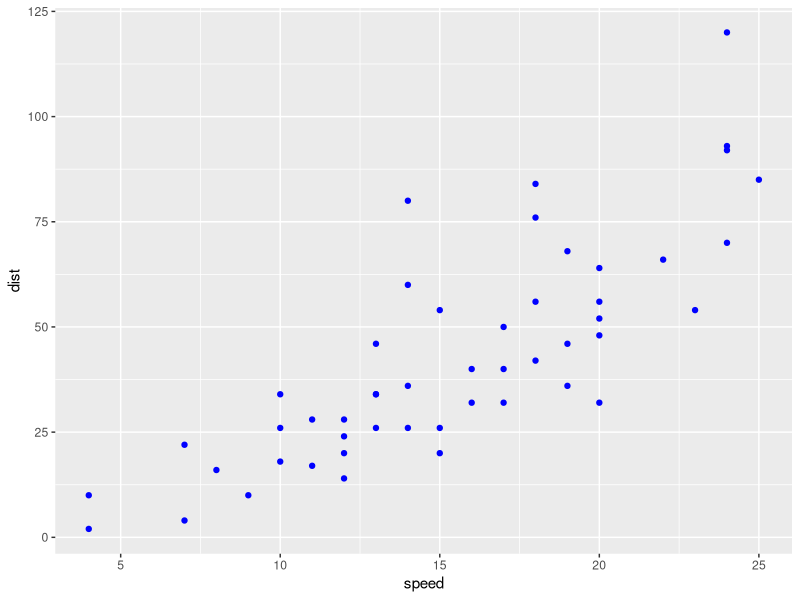
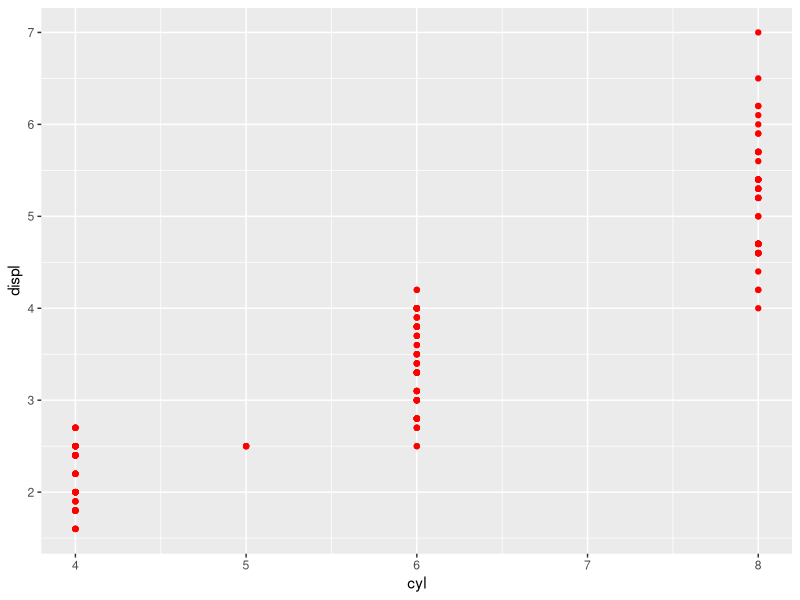
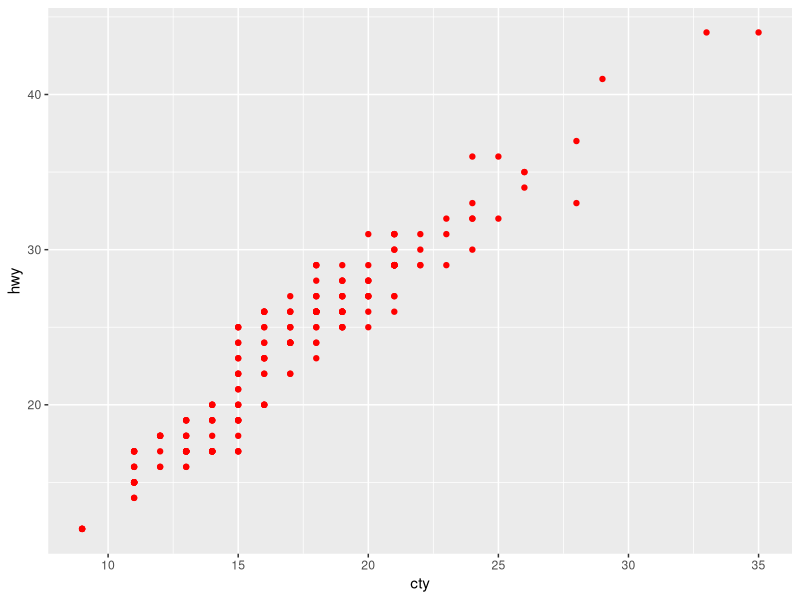

Write R code to recreate these figures, in order.
## ---- chunk 1
library(ggplot2)
library(tidyverse)
## ---- chunk 2
number_from_1_to_1000 <- c(1:1000)
number_from_1_to_1000_divisible_by3 <- sum(c(number_from_1_to_1000%%3==0))
number_from_1_to_1000_notdivisible_by7 <- sum(c(number_from_1_to_1000%%7!=0))
## ---- chunk 3
print(paste("There are",number_from_1_to_1000_divisible_by3, "numbers from 1 to 1000 are divisible by 3"))
print(paste("There are",number_from_1_to_1000_notdivisible_by7, "numbers from 1 to 1000 are not divisible by 7"))
## ---- chunk 4
number_from_1_to_1000_divisible_by3_and7 <- sum(c(number_from_1_to_1000%%3==0 & number_from_1_to_1000%%7==0 ))
number_from_1_to_1000_divisible_by3_but_not7 <- sum(c(number_from_1_to_1000%%3==0 & number_from_1_to_1000%%7!=0))
## ---- chunk 5
print(paste("There are",number_from_1_to_1000_divisible_by3_and7, "numbers from 1 to 1000 are divisible by 3 and 7"))
print(paste("There are",number_from_1_to_1000_divisible_by3_but_not7, "numbers from 1 to 1000 are divisible by 3 but not 7"))
## ---- chunk 6
calculation <- 2 * ((2/1)*(2/3)) * ((4/3)*(4/5)) * ((6/5)*(6/7))
## ---- chunk 7
print(paste("answer equal to",calculation))
## ---- chunk 8
a <- c(2,4,6)
b <- c(1,3,5)
c <- c(3,5,7)
answer = 2 * (prod(a/b,a/c)) 
## ---- chunk 9
print(paste("using vector and prod() will get us", answer))
## ---- chunk 10
a <- c(seq(2,100, by=2))
b <- c(seq(1,99, by=2))
c <- c(seq(3,101, by=2))
answer2 = 2 * (prod(a/b,a/c))

a <- c(seq(2,1000, by=2))
b <- c(seq(1,999, by=2))
c <- c(seq(3,1001, by=2))
answer3 = 2 * (prod(a/b,a/c)) 

a <- c(seq(2,100000, by=2))
b <- c(seq(1,99999, by=2))
c <- c(seq(3,100001, by=2))
answer4 = 2 * (prod(a/b,a/c)) 
## ---- chunk 11
cat(paste("answer up to 101 is", answer2))
cat(paste("answer up to 1001 is", answer3))
cat(paste("answer up to 100001 is", answer4))
cat("I noticed that as number gets larger and larger, it will get closer to closer the value of pi, which is 3.1415926")
## ---- chunk 12
City <- c("New York", "New York", "London", "London", "Beijing", "Beijing")
Size <- c("large", "small", "large", "small", "large", "small")
Amount <- c(23,14,22,16,121,56)
df <- data.frame(City, Size, Amount)
df
## ---- chunk 13
df_size_larger_than_50 = df[df$Amount>50,]
df_size_larger_than_50
## ---- chunk 14
ggplot(data = cars) +
  geom_point(mapping = aes(x = speed, y = dist), color = 'blue')
## ---- chunk 15
car_speed_km_per_hour <- (cars$speed) * 1.609
car_dist_meter <- (cars$dist) * 0.305
cars_after_conversion <- data.frame(car_speed_km_per_hour,car_dist_meter)
glimpse(cars_after_conversion)
## ---- chunk 16
ggplot(data = mpg) + 
  geom_point(mapping = aes(x = cyl, y = displ), color = "red")
## ---- chunk 17
ggplot(data = mpg) + 
  geom_point(mapping = aes(x = cty, y = hwy), color = "Red")
## ---- chunk 18
phi.paris <- 48.8566
phi.ny <- 40.7128
lambda.paris <- 2.3522
lambda.ny <- -74.0060
## ---- chunk 19
print(paste("The latitude of Paris in degree", phi.paris))
print(paste("The latitude of New York in degree", phi.ny))
print(paste("The longtitude of Paris in degree", lambda.paris))
print(paste("The longtitude of New York in degree", lambda.ny))
## ---- chunk 20
phi.paris_radian <- 48.8566 * (pi/180) # phi 1
phi.ny_radian <- 40.7128 *  (pi/180) #  phi 2
lambda.paris_radian <- 2.3522 *  (pi/180) # lambda 1
lambda.ny_radian <- -74.0060 *  (pi/180)  # lambda 2
## ---- chunk 21
print(paste("The latitude of Paris in radian", phi.paris_radian))
print(paste("The latitude of New York in radian", phi.ny_radian))
print(paste("The longtitude of Paris in radian", lambda.paris_radian))
print(paste("The longtitude of New York in radian", lambda.ny_radian))
## ---- chunk 22
central_angle = acos(sin(phi.paris_radian) * sin(phi.ny_radian)
                    + cos(phi.paris_radian) * cos(phi.ny_radian)
                    * cos(abs(lambda.ny_radian-lambda.paris_radian)))
## ---- chunk 23
print(paste("central angle between cities are", central_angle))
## ---- chunk 24
distance_between_both_NY_and_Paris_km <- central_angle * 6371 # 6371 km is the radius of Earth
## ---- chunk 25
print(paste("The distance between both cities are", distance_between_both_NY_and_Paris_km, "km"))
distance_between_both_NY_and_Paris_mile = distance_between_both_NY_and_Paris_km * 0.621371
print(paste("The distance between both cities are", distance_between_both_NY_and_Paris_mile, "miles"))
